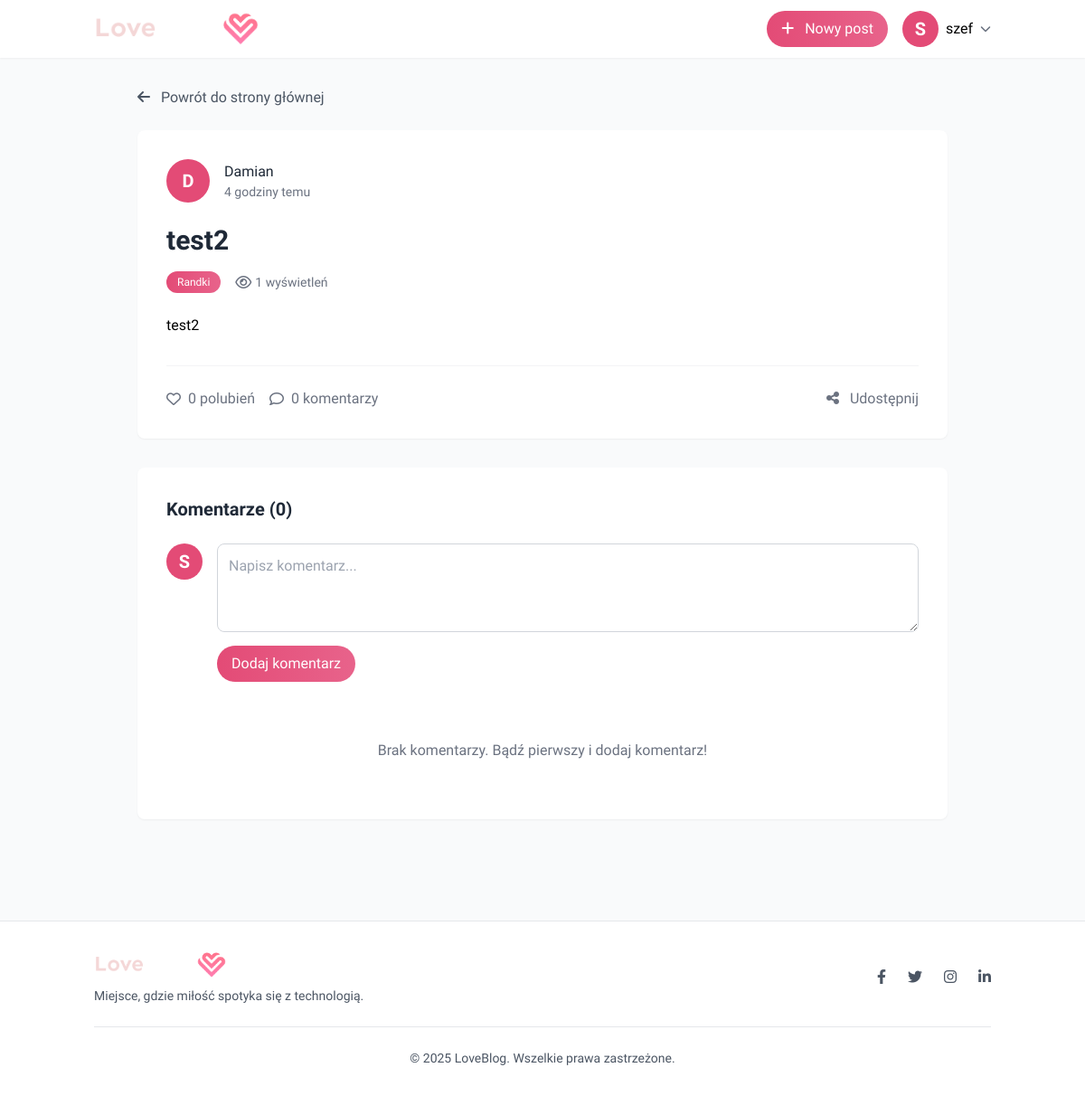
Page /?page=post&id=5 (signed in) on the committed database.
### tables this page shows
CREATE TABLE `posts` (
  `id` int(11) NOT NULL,
  `user_id` int(11) NOT NULL,
  `title` varchar(255) NOT NULL,
  `content` text NOT NULL,
  `category` varchar(50) NOT NULL,
  `image` varchar(255) DEFAULT NULL,
  `likes_count` int(11) DEFAULT 0,
  `comments_count` int(11) DEFAULT 0,
  `views_count` int(11) DEFAULT 0,
  `created_at` datetime NOT NULL,
  `updated_at` datetime NOT NULL
);

CREATE TABLE `users` (
  `id` int(11) NOT NULL,
  `name` varchar(255) NOT NULL,
  `age` int(3) NOT NULL,
  `email` varchar(255) NOT NULL,
  `password` varchar(255) NOT NULL,
  `gender` enum('male','female') NOT NULL,
  `created_at` timestamp NOT NULL DEFAULT current_timestamp(),
  `updated_at` timestamp NOT NULL DEFAULT current_timestamp() ON UPDATE current_timestamp(),
  `profile_image` text DEFAULT NULL,
  `banner_image` text DEFAULT NULL,
  `bio` text DEFAULT NULL,
  `remember_token` varchar(255) DEFAULT NULL,
  `token_expires` datetime DEFAULT NULL,
  `interests` longtext DEFAULT NULL CHECK (json_valid(`interests`)),
  `location` varchar(100) DEFAULT NULL,
  `social_links` longtext DEFAULT NULL CHECK (json_valid(`social_links`)),
  `profile_views` int(11) DEFAULT 0
);

### pages/post.php (the view, shortened to what this page needs)
<?php
require_once __DIR__ . '/../config/db.php';
$post_id = isset($_GET['id']) ? (int)$_GET['id'] : 0;
$user_id = $_SESSION['user_id'];
$user_name = $_SESSION['user_name'] ?? '';
try {
    $stmt = $pdo->prepare("
        SELECT p.*, u.name as author_name, u.profile_image as author_image
        FROM posts p
        JOIN users u ON p.user_id = u.id
        WHERE p.id = ?
    ");
    $stmt->execute([$post_id]);
    $post = $stmt->fetch(PDO::FETCH_ASSOC);
    $stmt = $pdo->prepare("
        SELECT c.*, u.name as author_name, u.profile_image as author_image
        FROM comments c
        JOIN users u ON c.user_id = u.id
        WHERE c.post_id = ?
        ORDER BY c.created_at DESC
    ");
    $stmt->execute([$post_id]);
    $comments = $stmt->fetchAll(PDO::FETCH_ASSOC);
    $stmt = $pdo->prepare("SELECT id FROM likes WHERE post_id = ? AND user_id = ?");
    $stmt->execute([$post_id, $user_id]);
    $user_liked = $stmt->rowCount() > 0;
} catch (PDOException $e) {
    $error = "Wystąpił błąd podczas pobierania danych: " . $e->getMessage();
}
function formatDate($date) {
    $timestamp = strtotime($date);
    $now = time();
    $diff = $now - $timestamp;
    if ($diff < 60) {
        return "przed chwilą";
    } elseif ($diff < 3600) {
        $minutes = floor($diff / 60);
        return $minutes . " " . ($minutes == 1 ? "minutę" : ($minutes < 5 ? "minuty" : "minut")) . " temu";
    } elseif ($diff < 86400) {
        $hours = floor($diff / 3600);
        return $hours . " " . ($hours == 1 ? "godzinę" : ($hours < 5 ? "godziny" : "godzin")) . " temu";
    } elseif ($diff < 604800) {
        $days = floor($diff / 86400);
        return $days . " " . ($days == 1 ? "dzień" : "dni") . " temu";
    } else {
        return date("d.m.Y", $timestamp);
    }
}
?>
<!DOCTYPE html>
<html lang="pl">
<head>
    <script src="https://cdn.tailwindcss.com"></script>
    <link rel="stylesheet" href="https://cdnjs.cloudflare.com/ajax/libs/font-awesome/6.4.0/css/all.min.css">
</head>
<body class="bg-gray-50 min-h-screen">
<header class="bg-white shadow-sm sticky top-0 z-50">
    <div class="container mx-auto px-4 py-3 flex justify-between items-center">
        <a href="?page=main" class="flex items-center">
            <img src="./assets/images/logo.png" alt="LoveBlog Logo" class="h-10">
        </a>
        <div class="flex items-center space-x-4">
            <a href="?page=create_post" class="bg-button-gradient text-white px-4 py-2 rounded-full font-medium btn-hover-effect hidden sm:block">
                <i class="fas fa-plus mr-2"></i> Nowy post
            </a>
            <div class="relative group">
                <button class="flex items-center space-x-2 focus:outline-none">
                    <div class="w-10 h-10 rounded-full bg-gray-200 overflow-hidden">
                        <?php if (isset($_SESSION['user_profile_image']) && !empty($_SESSION['user_profile_image'])): ?>
                            <img src="<?php echo htmlspecialchars($_SESSION['user_profile_image']); ?>" alt="<?php echo htmlspecialchars($user_name); ?>" class="w-full h-full object-cover">
                        <?php else: ?>
                            <div class="w-full h-full flex items-center justify-center bg-primary text-white text-xl font-bold">
                                <?php echo strtoupper(substr($user_name, 0, 1)); ?>
                            </div>
                        <?php endif; ?>
                    </div>
                    <span class="hidden md:block font-medium"><?php echo htmlspecialchars($user_name); ?></span>
                    <i class="fas fa-chevron-down text-xs text-gray-500"></i>
                </button>
            </div>
        </div>
    </div>
</header>
<div class="container mx-auto px-4 py-8">
    <?php if (isset($post)): ?>
        <div class="max-w-4xl mx-auto">
            <div class="mb-6">
                <a href="?page=main" class="text-gray-600 hover:text-primary transition">
                    <i class="fas fa-arrow-left mr-2"></i> Powrót do strony głównej
                </a>
            </div>
            <div class="bg-white rounded-lg shadow-sm overflow-hidden mb-8">
                <div class="p-6 md:p-8">
                    <div class="flex items-center mb-6">
                        <div class="w-12 h-12 rounded-full bg-gray-200 overflow-hidden mr-4">
                            <?php if (!empty($post['author_image'])): ?>
                                <img src="<?php echo htmlspecialchars($post['author_image']); ?>" alt="<?php echo htmlspecialchars($post['author_name']); ?>" class="w-full h-full object-cover">
                            <?php else: ?>
                                <div class="w-full h-full flex items-center justify-center bg-primary text-white text-xl font-bold">
                                    <?php echo strtoupper(substr($post['author_name'], 0, 1)); ?>
                                </div>
                            <?php endif; ?>
                        </div>
                        <div>
                            <h4 class="font-medium text-gray-800"><?php echo htmlspecialchars($post['author_name']); ?></h4>
                            <p class="text-sm text-gray-500"><?php echo formatDate($post['created_at']); ?></p>
                        </div>
                    </div>
                    <h1 class="text-2xl md:text-3xl font-bold text-gray-800 mb-4"><?php echo htmlspecialchars($post['title']); ?></h1>
                    <div class="flex items-center mb-6">
                        <span class="category-badge text-white text-xs px-3 py-1 rounded-full mr-4">
                            <?php echo htmlspecialchars($post['category']); ?>
                        </span>
                        <div class="flex items-center space-x-4 text-gray-500">
                            <div class="flex items-center">
                                <i class="far fa-eye mr-1"></i>
                                <span class="text-sm"><?php echo $post['views_count']; ?> wyświetleń</span>
                            </div>
                        </div>
                    </div>
                    <div class="prose max-w-none mb-8">
                        <?php echo $post['content']; ?>
                    </div>
                    <div class="flex items-center justify-between border-t border-gray-100 pt-6">
                        <div class="flex items-center space-x-4">
                            <?php if ($user_liked): ?>
                                <a href="?page=post&id=<?php echo $post_id; ?>&action=unlike" class="flex items-center text-primary">
                                    <i class="fas fa-heart mr-2"></i>
                                    <span><?php echo $post['likes_count']; ?> polubień</span>
                                </a>
                            <?php else: ?>
                                <a href="?page=post&id=<?php echo $post_id; ?>&action=like" class="flex items-center text-gray-500 hover:text-primary transition">
                                    <i class="far fa-heart mr-2"></i>
                                    <span><?php echo $post['likes_count']; ?> polubień</span>
                                </a>
                            <?php endif; ?>
                            <div class="flex items-center text-gray-500">
                                <i class="far fa-comment mr-2"></i>
                                <span><?php echo $post['comments_count']; ?> komentarzy</span>
                            </div>
                        </div>
                        <div class="flex items-center">
                            <button class="text-gray-500 hover:text-primary transition">
                                <i class="fas fa-share-alt mr-2"></i>
                                <span>Udostępnij</span>
                            </button>
                        </div>
                    </div>
                </div>
            </div>
            <div class="bg-white rounded-lg shadow-sm overflow-hidden mb-8">
                <div class="p-6 md:p-8">
                    <h2 class="text-xl font-bold text-gray-800 mb-6">Komentarze (<?php echo count($comments); ?>)</h2>
                    <form method="POST" action="" class="mb-8">
                        <div class="flex items-start space-x-4">
                            <div class="w-10 h-10 rounded-full bg-gray-200 overflow-hidden flex-shrink-0">
                                <?php if (isset($_SESSION['user_profile_image']) && !empty($_SESSION['user_profile_image'])): ?>
                                    <img src="<?php echo htmlspecialchars($_SESSION['user_profile_image']); ?>" alt="<?php echo htmlspecialchars($user_name); ?>" class="w-full h-full object-cover">
                                <?php else: ?>
                                    <div class="w-full h-full flex items-center justify-center bg-primary text-white text-xl font-bold">
                                        <?php echo strtoupper(substr($user_name, 0, 1)); ?>
                                    </div>
                                <?php endif; ?>
                            </div>
                            <div class="flex-grow">
                                <textarea
                                    name="comment"
                                    placeholder="Napisz komentarz..."
                                    class="w-full border border-gray-300 rounded-lg p-3 focus:outline-none focus:border-primary"
                                    rows="3"
                                    required
                                ></textarea>
                                <button type="submit" class="mt-2 bg-button-gradient text-white px-4 py-2 rounded-full font-medium btn-hover-effect">
                                    Dodaj komentarz
                                </button>
                            </div>
                        </div>
                    </form>
                    <?php if (empty($comments)): ?>
                        <div class="text-center py-8">
                            <p class="text-gray-500">Brak komentarzy. Bądź pierwszy i dodaj komentarz!</p>
                        </div>
                    <?php endif; ?>
                </div>
            </div>
        </div>
    <?php endif; ?>
</div>
<footer class="bg-white border-t border-gray-200 mt-12 py-8">
    <div class="container mx-auto px-4">
        <div class="flex flex-col md:flex-row justify-between items-center">
            <div class="mb-4 md:mb-0">
                <img src="./assets/images/logo.png" alt="LoveBlog Logo" class="h-8">
                <p class="text-gray-600 text-sm mt-2">Miejsce, gdzie miłość spotyka się z technologią.</p>
            </div>
            <div class="flex space-x-6">
                <a href="#" class="text-gray-600 hover:text-primary transition">
                    <i class="fab fa-facebook-f"></i>
                </a>
                <a href="#" class="text-gray-600 hover:text-primary transition">
                    <i class="fab fa-twitter"></i>
                </a>
                <a href="#" class="text-gray-600 hover:text-primary transition">
                    <i class="fab fa-instagram"></i>
                </a>
                <a href="#" class="text-gray-600 hover:text-primary transition">
                    <i class="fab fa-linkedin-in"></i>
                </a>
            </div>
        </div>
        <div class="border-t border-gray-200 mt-6 pt-6 text-center">
            <p class="text-gray-600 text-sm">
                &copy; <?php echo date('Y'); ?> LoveBlog. Wszelkie prawa zastrzeżone.
            </p>
        </div>
    </div>
</footer>
</body>
</html>

### pages/post.php (style rules this page uses)
body { font-family: 'Sen', sans-serif; }
.btn-hover-effect { transition: all 0.3s ease; background-size: 200% auto; background-position: left center; }
.bg-button-gradient { background: linear-gradient(to right, #e34b76, #e8638b); }
.category-badge { background: linear-gradient(to right, #e34b76, #e8638b); }

### rows in the picture
posts: user.name "D", user.name "Damian", created_at "4 godziny temu", title "test2", category "Randki", views_count "1", content "test2", likes_count "0", comments_count "0"

### other values in the picture
substr($user_name, 0, 1) "S"
$user_name "szef"
count($comments) "0"
